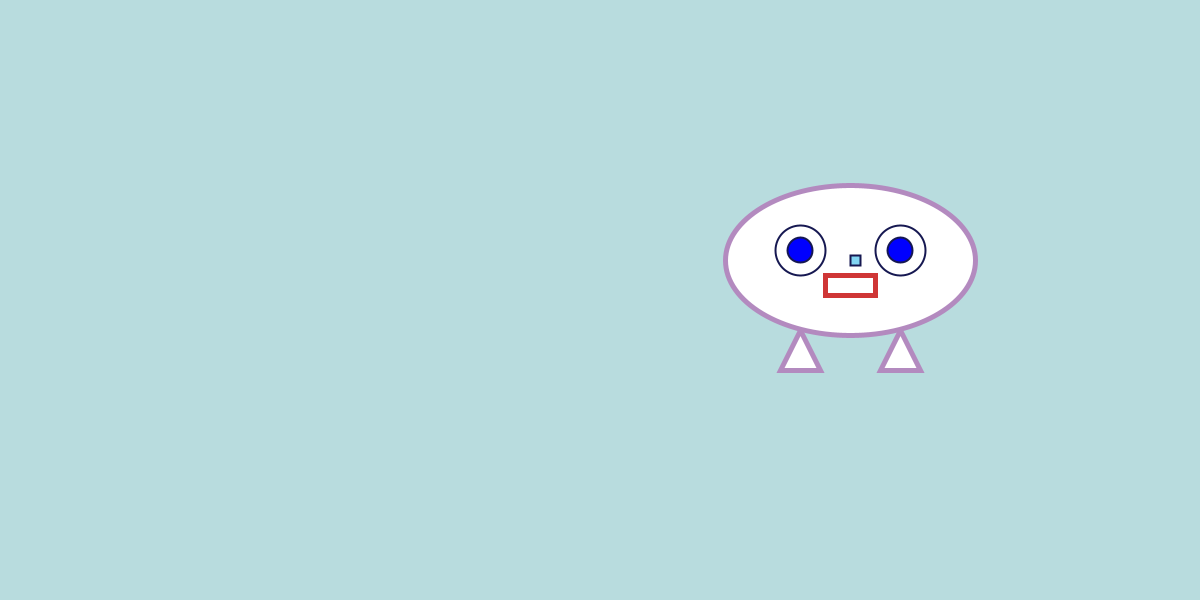
Frame 1 (no input)
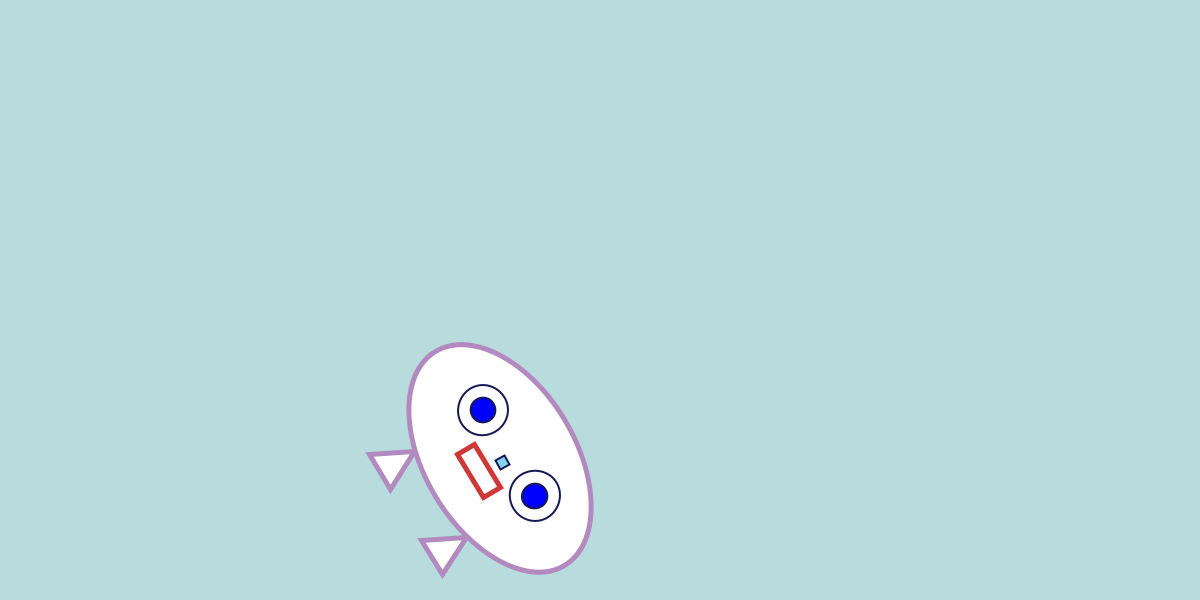
Frame 60 (the mouse pressed at the canvas centre just before this capture)
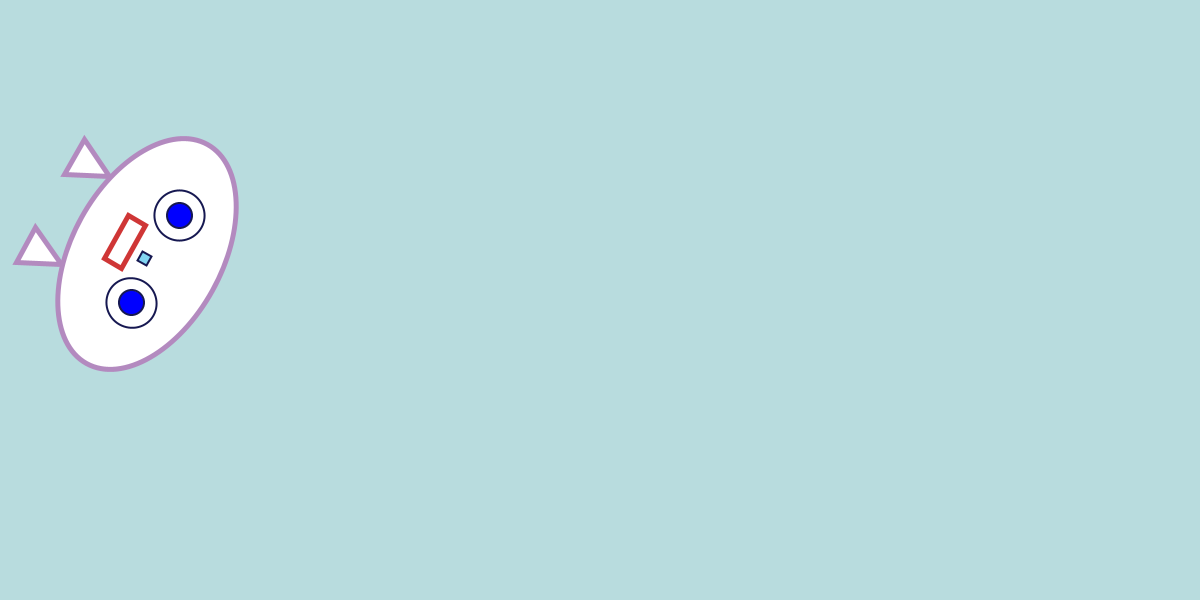
Frame 120 (the mouse held since frame 60 and released just before this capture)

The Processing sketch that drew these frames (run headless with seeded random() and noise(); from frame 60 on, the mouse is pressed at the canvas centre):

// Processing sketch: robot_animation
// ── robot_animation.pde
int x = 0;
int r = 0;
boolean variable = true;

 void setup(){
  size(1200, 600);
   
 }
 
 
void draw(){
 
  background(184, 220, 222);

  fill(255);
  

  
  translate(500, 50);
  
  rotate(radians(r));
  if (variable == true ) {
    r = r + 1;
    
    if (r == 150) {
     variable = false; 
    }
  }

  if (variable == false) {
    r = r - 1;
   
    
    if (r == 0) {
     variable = true; 
    }
  }
  
  
  
  stroke(255);
  
  
  
  //legs
  strokeWeight(5);
  stroke(179, 138, 191);
  
  triangle(300, 280, 280, 320, 320, 320);
  triangle(400, 280, 380, 320, 420, 320);

  //head

  ellipse(350, 210, 250, 150);

  //mouth
  stroke(207, 54, 54);
  rect(325, 225, 50, 20);

  //nose
  strokeWeight(2);
  stroke(22, 24, 81);
  fill(130, 213, 242);
  rect(350, 205, 10, 10);

  //eyes
  noFill();
  circle(300, 200, 50);
  circle(400, 200, 50);
 
  //pupils

 
  fill (0, 0, 255);
  circle(300, 200, 25);
  circle(400, 200, 25); 

}
